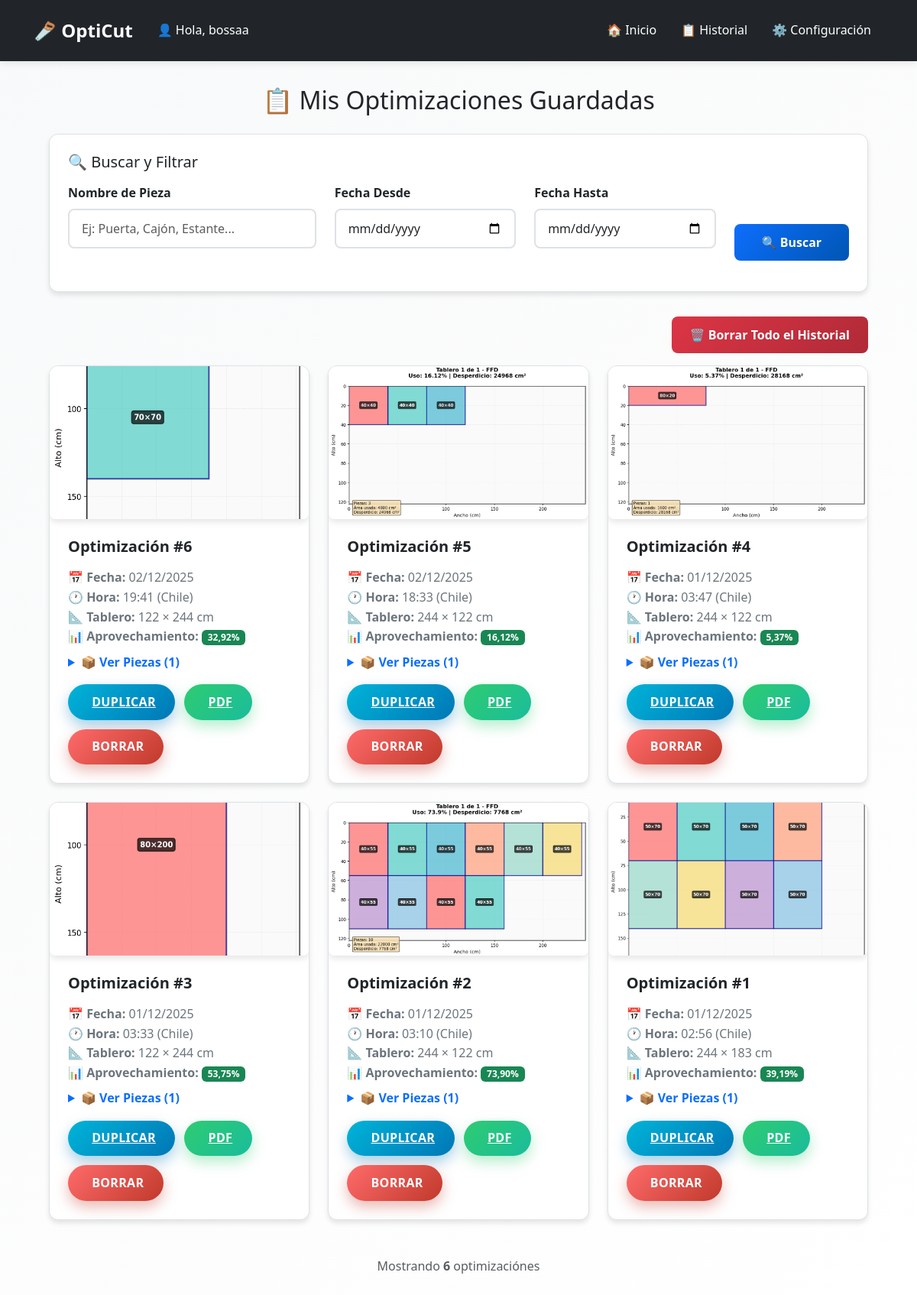
The page /opticut/mis-optimizaciones/ (signed in) on the database its author committed.
### opticut/models.py (models this page shows, shortened)
class Optimizacion(models.Model):
    usuario = models.ForeignKey(User, on_delete=models.CASCADE)
    fecha = models.DateTimeField(auto_now_add=True)
    ancho_tablero = models.IntegerField()
    alto_tablero = models.IntegerField()
    piezas = models.TextField(help_text="Listado de piezas en formato ancho,alto,cantidad")
    imagen = models.ImageField(upload_to='optimizaciones/', null=True, blank=True)
    pdf = models.FileField(upload_to='optimizaciones_pdfs/', null=True, blank=True)
    aprovechamiento_total = models.FloatField(default=0)
    favorito = models.BooleanField(default=False)

### opticut/views.py (the view, shortened to what this page needs)
# urls.py: path('mis-optimizaciones/', views.mis_optimizaciones, name='mis_optimizaciones'),
@login_required
def mis_optimizaciones(request):
    optimizaciones = Optimizacion.objects.filter(usuario=request.user)
    nombre_pieza = request.GET.get('nombre_pieza', '').strip()
    if nombre_pieza:
        optimizaciones = optimizaciones.filter(piezas__icontains=nombre_pieza)
    fecha_desde = request.GET.get('fecha_desde', '').strip()
    fecha_hasta = request.GET.get('fecha_hasta', '').strip()
    optimizaciones = optimizaciones.order_by('-fecha')
    total_optimizaciones = optimizaciones.count()
    optimizaciones_con_piezas = []
    for idx, opt in enumerate(optimizaciones, start=1):
        numero_mostrado = total_optimizaciones - idx + 1
        piezas_procesadas = []
        for linea in opt.piezas.splitlines():
            if linea.strip():
                partes = linea.split(',')
                if len(partes) == 4:  # Formato: nombre,ancho,alto,cantidad
                    piezas_procesadas.append({
                        'nombre': partes[0].strip(),
                        'ancho': partes[1].strip(),
                        'alto': partes[2].strip(),
                        'cantidad': partes[3].strip()
                    })
        optimizaciones_con_piezas.append({
            'optimizacion': opt,
            'piezas': piezas_procesadas,
            'numero': numero_mostrado
        })
    return render(request, 'opticut/mis_optimizaciones.html', {
        'optimizaciones_con_piezas': optimizaciones_con_piezas,
        'nombre_pieza': nombre_pieza,
        'fecha_desde': fecha_desde,
        'fecha_hasta': fecha_hasta,
    })

### usuarios/models.py (called while the page is built)
    def get_timeout_segundos_str(self):
        if self.timeout_sesion is None:
            return '1800'  # 30 minutos por defecto
        if self.timeout_sesion == 0:
            return '0'  # Desactivado
        return str(self.timeout_sesion * 60)

### opticut/templates/opticut/mis_optimizaciones.html (shortened to what this page needs)
{% extends 'opticut/base.html' %}
{% load static %}
{% block content %}
<div class="container mt-4">
  <h2 class="text-center mb-4 fade-in">📋 Mis Optimizaciones Guardadas</h2>
  <div class="search-filters fade-in">
    <h5 class="mb-3">🔍 Buscar y Filtrar</h5>
    <form method="GET" action="{% url 'opticut:mis_optimizaciones' %}" id="filtros-form">
      <div class="row">
        <div class="col-md-4 mb-3">
          <label for="nombre_pieza" class="form-label">Nombre de Pieza</label>
          <input type="text"
                 class="form-control"
                 id="nombre_pieza"
                 name="nombre_pieza"
                 placeholder="Ej: Puerta, Cajón, Estante..."
                 value="{{ nombre_pieza }}">
        </div>
        <div class="col-md-3 mb-3">
          <label for="fecha_desde" class="form-label">Fecha Desde</label>
          <input type="date"
                 class="form-control"
                 id="fecha_desde"
                 name="fecha_desde"
                 value="{{ fecha_desde }}">
        </div>
        <div class="col-md-3 mb-3">
          <label for="fecha_hasta" class="form-label">Fecha Hasta</label>
          <input type="date"
                 class="form-control"
                 id="fecha_hasta"
                 name="fecha_hasta"
                 value="{{ fecha_hasta }}">
        </div>
        <div class="col-md-2 mb-3 d-flex align-items-end">
          <button type="submit" class="btn btn-primary w-100">🔍 Buscar</button>
        </div>
      </div>
    </form>
  </div>
  <div class="text-end mb-3 fade-in">
    <form method="POST" action="{% url 'opticut:borrar_historial' %}" class="d-inline">
      <button type="submit"
              class="btn btn-danger"
              onclick="return confirm('¿Seguro que deseas borrar todo tu historial? Esta acción no se puede deshacer.')">
        🗑️ Borrar Todo el Historial
      </button>
    </form>
  </div>
  {% if optimizaciones_con_piezas %}
    <div class="row">
      {% for item in optimizaciones_con_piezas %}
        {% with optimizacion=item.optimizacion piezas=item.piezas %}
        <div class="col-md-6 col-lg-4 mb-4 fade-in">
          <div class="optimizacion-card">
            {% if optimizacion.imagen %}
              <img src="{{ optimizacion.imagen.url }}"
                   class="card-img-top"
                   alt="Optimización #{{ optimizacion.id }}"
                   style="max-height: 200px; object-fit: cover;">
            {% endif %}
            <div class="card-body">
              <h5 class="card-title">Optimización #{{ item.numero }}</h5>
              <p class="card-text">
                <strong>📅 Fecha:</strong> {{ optimizacion.fecha|date:"d/m/Y" }}<br>
                <strong>🕐 Hora:</strong> {{ optimizacion.fecha|date:"H:i" }} (Chile)<br>
                <strong>📐 Tablero:</strong> {{ optimizacion.ancho_tablero }} × {{ optimizacion.alto_tablero }} cm<br>
                <strong>📊 Aprovechamiento:</strong>
                <span class="badge bg-success">{{ optimizacion.aprovechamiento_total|floatformat:2 }}%</span>
              </p>
              {% if piezas %}
              <details class="mb-2">
                <summary style="cursor: pointer; color: var(--accent-primary); font-weight: 600;">
                  📦 Ver Piezas ({{ piezas|length }})
                </summary>
              </details>
              {% endif %}
              <div class="action-buttons mt-3">
                <a href="{% url 'opticut:duplicar_optimizacion' optimizacion.id %}"
                   class="btn-action btn-duplicar"
                   title="Duplicar esta optimización">
                   Duplicar
                </a>
                <a href="{% url 'opticut:descargar_pdf' optimizacion.id %}"
                   class="btn-action btn-pdf"
                   title="Descargar PDF">
                   PDF
                </a>
                <form method="post"
                      action="{% url 'opticut:borrar_optimizacion' optimizacion.id %}"
                      style="display:inline;"
                      onsubmit="return confirm('¿Eliminar esta optimización?');">
                  <button type="submit" class="btn-action btn-eliminar" title="Eliminar">
                     Borrar
                  </button>
                </form>
              </div>
            </div>
          </div>
        </div>
        {% endwith %}
      {% endfor %}
    </div>
    <div class="text-center mt-4 mb-4">
      <p class="text-muted">
        Mostrando <strong>{{ optimizaciones_con_piezas|length }}</strong> optimización{{ optimizaciones_con_piezas|length|pluralize:"es" }}
      </p>
    </div>
  {% endif %}
</div>
{% endblock %}

### opticut/templates/opticut/base.html (shortened to what this page needs)
{% load static %}
<!DOCTYPE html>
<html lang="es" data-theme="light">
<head>
    <link href="https://cdn.jsdelivr.net/npm/bootstrap@5.3.0/dist/css/bootstrap.min.css" rel="stylesheet">
    <link rel="stylesheet" href="{% static 'opticut/css/main.css' %}">
</head>
<body {% if user.is_authenticated and user.perfil %}data-session-timeout="{{ user.perfil.get_timeout_segundos_str }}" data-perfil-theme="{% if user.perfil.tema_preferido != 'auto' %}{{ user.perfil.tema_preferido }}{% else %}auto{% endif %}"{% endif %}>
    <nav class="navbar navbar-expand-lg navbar-custom">
        <div class="container-fluid">
            <div class="d-flex align-items-center">
                <a class="navbar-brand me-3" href="{% url 'opticut:index' %}">
                    🪚 OptiCut
                </a>
                {% if user.is_authenticated %}
                    <span class="navbar-greeting">👤 Hola, {{ user.username }}</span>
                {% endif %}
            </div>
            <div class="collapse navbar-collapse" id="navbarNav">
                <div class="navbar-nav ms-auto d-flex align-items-center">
                    {% if user.is_authenticated %}
                        <a class="nav-link" href="{% url 'opticut:index' %}">🏠 Inicio</a>
                        <a class="nav-link" href="{% url 'opticut:mis_optimizaciones' %}">📋 Historial</a>
                        <a class="nav-link" href="{% url 'usuarios:perfil' %}">⚙️ Configuración</a>
                    {% else %}
                        <a href="{% url 'usuarios:login' %}" class="btn btn-outline-primary btn-sm me-2">🔑 Iniciar sesión</a>
                        <a href="{% url 'usuarios:registro' %}" class="btn btn-outline-success btn-sm">📝 Registrarse</a>
                    {% endif %}
                </div>
            </div>
        </div>
    </nav>
    <div class="container">
        {% block content %}
        {% endblock %}
    </div>
</body>
</html>

### opticut/static/opticut/css/main.css (style rules this page uses)
:root { --bg-primary: #ffffff; --bg-secondary: #f8f9fa; --bg-tertiary: #e9ecef; --text-primary: #212529; --text-secondary: #6c757d; --accent-primary: #0d6efd; --accent-success: #198754; --accent-danger: #dc3545; --accent-warning: #ffc107; --accent-info: #0dcaf0; --border-color: #dee2e6; --shadow: rgba(0, 0, 0, 0.1); --shadow-hover: rgba(0, 0, 0, 0.15); --card-bg: #ffffff; --input-bg: #ffffff; --nav-bg: #212529; --nav-text: #ffffff; }
* { margin: 0; padding: 0; box-sizing: border-box; transition: background-color 0.3s ease, color 0.3s ease, border-color 0.3s ease; }
body { font-family: 'Segoe UI', Tahoma, Geneva, Verdana, sans-serif; background: linear-gradient(135deg, var(--bg-secondary) 0%, var(--bg-primary) 100%); color: var(--text-primary); min-height: 100vh; line-height: 1.6; }
.navbar-custom { background: var(--nav-bg) !important; box-shadow: 0 2px 10px var(--shadow); padding: 1rem 2rem; position: sticky; top: 0; z-index: 1000; }
.navbar-custom .navbar-brand { font-size: 1.5rem; font-weight: bold; color: var(--nav-text) !important; text-decoration: none; margin-right: 0; }
.navbar-greeting { color: var(--nav-text); font-size: 1rem; font-weight: 500; padding: 0.5rem 0; margin-left: 1rem; }
.navbar-custom .nav-link { color: var(--nav-text) !important; margin: 0 0.5rem; padding: 0.5rem 1rem; border-radius: 6px; transition: all 0.3s ease; }
.container { max-width: 1200px; margin: 2rem auto; padding: 0 2rem; }
.form-control, .form-select { background-color: var(--input-bg); color: var(--text-primary); border: 2px solid var(--border-color); border-radius: 8px; padding: 0.75rem 1rem; font-size: 1rem; transition: all 0.3s ease; }
.form-label { font-weight: 600; color: var(--text-primary); margin-bottom: 0.5rem; }
.btn { border-radius: 8px; padding: 0.75rem 1.5rem; font-weight: 600; transition: all 0.3s ease; border: none; cursor: pointer; }
.btn-primary { background: linear-gradient(135deg, var(--accent-primary) 0%, #0056b3 100%); color: white; }
.btn-danger { background: linear-gradient(135deg, var(--accent-danger) 0%, #b02a37 100%); color: white; }
.btn-action { display: inline-flex; align-items: center; justify-content: center; gap: 0.35rem; border: none; color: #fff; font-weight: 600; letter-spacing: 0.02em; border-radius: 999px; padding: 0.65rem 1.6rem; text-transform: uppercase; box-shadow: 0 5px 12px rgba(0,0,0,0.15); }
.btn-duplicar { background: linear-gradient(135deg, #00b4d8 0%, #0077b6 100%); box-shadow: 0 8px 18px rgba(0, 119, 182, 0.35); }
.btn-pdf { background: linear-gradient(135deg, #2ecc71 0%, #1abc9c 100%); box-shadow: 0 8px 18px rgba(46, 204, 113, 0.35); }
.btn-eliminar { background: linear-gradient(135deg, #ff6b6b 0%, #c0392b 100%); box-shadow: 0 8px 18px rgba(192, 57, 43, 0.35); }
.action-buttons { display: flex; flex-wrap: wrap; gap: 0.75rem; }
.search-filters { background: var(--card-bg); border: 1px solid var(--border-color); border-radius: 12px; padding: 1.5rem; margin-bottom: 2rem; box-shadow: 0 4px 6px var(--shadow); }
.search-filters .form-control { margin-bottom: 1rem; }
.optimizacion-card { background: var(--card-bg); border: 1px solid var(--border-color); border-radius: 12px; overflow: hidden; transition: all 0.3s ease; box-shadow: 0 4px 6px var(--shadow); }
.optimizacion-card img { width: 100%; height: auto; display: block; }
.optimizacion-card .card-body { padding: 1.5rem; }
.optimizacion-card .card-title { color: var(--text-primary); font-weight: bold; margin-bottom: 1rem; }
.optimizacion-card .card-text { color: var(--text-secondary); margin-bottom: 0.5rem; }
img { border-radius: 8px; box-shadow: 0 4px 8px var(--shadow); }
.text-center { text-align: center; }
.mt-4 { margin-top: 2rem; }
.mb-4 { margin-bottom: 2rem; }
.mb-3 { margin-bottom: 1rem; }
.mb-2 { margin-bottom: 0.5rem; }
.fade-in { animation: fadeIn 0.5s ease; }

### opticut/templates/opticut/mis_optimizaciones.html (style rules this page uses)
.badge { padding: 0.35em 0.65em; border-radius: 6px; font-weight: 600; }
details summary { user-select: none; }

### rows shown on the page
Optimizacion: optimizacion.imagen (picture), numero "6", optimizacion.fecha "02/12/2025", optimizacion.fecha "19:41", optimizacion.ancho_tablero "122", optimizacion.alto_tablero "244", optimizacion.aprovechamiento_total "32,92", piezas|length "1"
Optimizacion: optimizacion.imagen (picture), numero "5", optimizacion.fecha "02/12/2025", optimizacion.fecha "18:33", optimizacion.ancho_tablero "244", optimizacion.alto_tablero "122", optimizacion.aprovechamiento_total "16,12", piezas|length "1"
Optimizacion: optimizacion.imagen (picture), numero "4", optimizacion.fecha "01/12/2025", optimizacion.fecha "03:47", optimizacion.ancho_tablero "244", optimizacion.alto_tablero "122", optimizacion.aprovechamiento_total "5,37", piezas|length "1"
Optimizacion: optimizacion.imagen (picture), numero "3", optimizacion.fecha "01/12/2025", optimizacion.fecha "03:33", optimizacion.ancho_tablero "122", optimizacion.alto_tablero "244", optimizacion.aprovechamiento_total "53,75", piezas|length "1"
Optimizacion: optimizacion.imagen (picture), numero "2", optimizacion.fecha "01/12/2025", optimizacion.fecha "03:10", optimizacion.ancho_tablero "244", optimizacion.alto_tablero "122", optimizacion.aprovechamiento_total "73,90", piezas|length "1"
Optimizacion: optimizacion.imagen (picture), numero "1", optimizacion.fecha "01/12/2025", optimizacion.fecha "02:56", optimizacion.ancho_tablero "244", optimizacion.alto_tablero "183", optimizacion.aprovechamiento_total "39,19", piezas|length "1"

### other values the page prints
{{ user.username }} "bossaa"
{{ optimizaciones_con_piezas|length }} "6"
